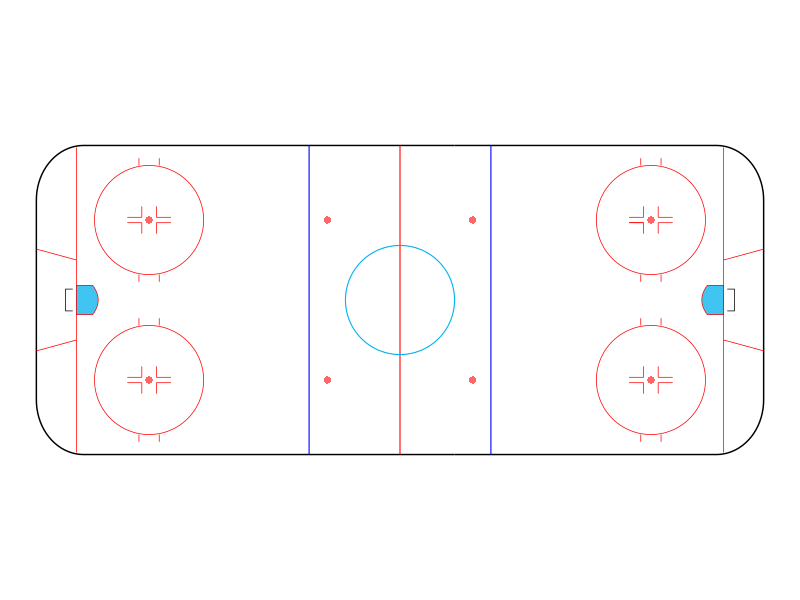
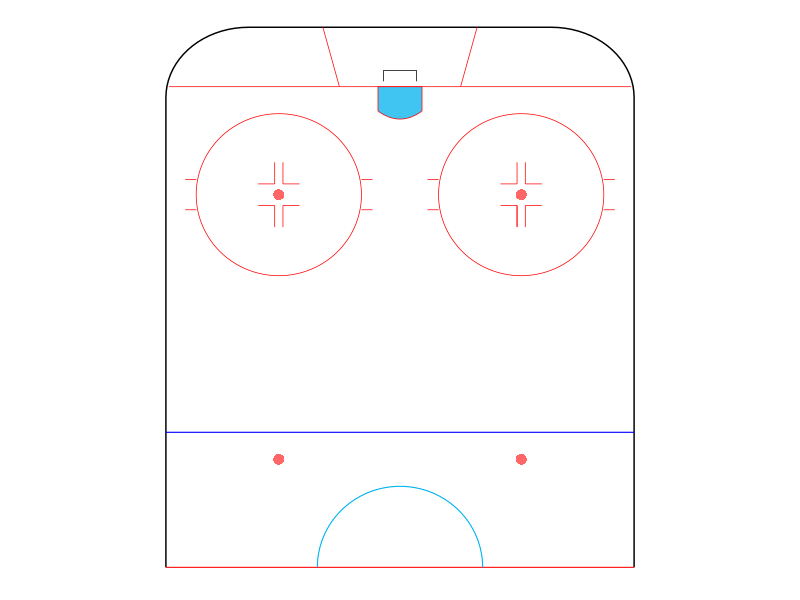

R code for these plots, in order:
## ----------------------------- ##
##   Draw NHL Rink with ggplot   ##
## ----------------------------- ##

## Function to draw NHL sized full or half rink
## - rink_type = "full" will plot a full NHL rink
## - rink_type = "half" will plot a half NHL rink


## Dependencies
library(tidyverse)


## Function to plot NHL rink(s)
fun.draw_rink <- function(lines_scale = 0.5, rink_type = "full") {
  
  ## Necessary objects for plotting
  xseq <- seq(-4, 4, length = 100)
  theta1 <- seq(0, 2 * pi, length = 300)
  theta <- seq(0, 2 * pi, length = 300)
  dd <- (5 + 7 / 12) / 2
  lines_mult <- lines_scale #<- 0.5
  
  
  ## Full NHL Rink
  if (rink_type == "full") { 
    
    rink <- ggplot(data = data.frame(x = 1, y = 1), aes(x, y)) + 
      
      ## Rink border
      geom_path(
        data = data.frame(
          x = c(15, 87 + 13 * sin(seq(0, pi / 2, length = 20)), 87 + 13 * sin(seq(pi / 2, 0, length = 20)), 15), 
          y = c(-42.5, -42.5 + 15 - 15 * cos(seq(0, pi / 2, length = 20)), 42.5 - 15 + 15 * cos(seq(pi / 2, 0, length = 20)), 42.5)
          )
        ) + 
      geom_path(
        data = data.frame(
          x = c(15, -87 - 13 * sin(seq(0, pi / 2, length = 20)), -87 - 13 * sin(seq(pi / 2, 0, length = 20)), 15), 
          y = c(-42.5, -42.5 + 15 - 15 * cos(seq(0, pi / 2, length = 20)), 42.5 - 15 + 15 * cos(seq(pi / 2, 0, length = 20)), 42.5)
          )
        ) + 
      
      ## Goal Lines
      geom_path(
        data = data.frame(
          x = c(89),
          y = c(42.5 - 15 + sqrt(15^2 - (15 - 11)^2), -(42.5 - 15 + sqrt(15^2 - (15 - 11)^2)))
          ), 
        color = 'red', 
        size = .5 * lines_mult
        ) + 
      geom_path(
        data = data.frame(
          x = c(-89), 
          y = c(42.5 - 15 + sqrt(15^2 - (15 - 11)^2), -(42.5 - 15 + sqrt(15^2 - (15 - 11)^2)))
          ), 
        color = 'red', 
        size = .5 * lines_mult
        ) +
      
      ## Nets
      geom_path(
        data = data.frame(
          x = c(90, 92, 92, 90), 
          y = c(-3, -3, 3, 3)
          ), 
        size = .5 * lines_mult
        ) + 
      geom_path(
        data = data.frame(
          x = c(-90, -92, -92, -90), 
          y = c(-3,-3, 3, 3)
          ), 
        size = .5 * lines_mult
        ) +
      
      ## Restricted Area
      geom_segment(
        aes(x = 89, y = -11, xend = 100, yend = -14), 
        color = 'red', 
        size = .5 * lines_mult
        ) + 
      geom_segment(
        aes(x = 89, y = 11, xend = 100, yend = 14), 
        color = 'red', 
        size = .5 * lines_mult
        ) + 
      geom_segment(
        aes(x = -89, y = -11, xend = -100, yend = -14), 
        color = 'red', 
        size = .5 * lines_mult
        ) + 
      geom_segment(
        aes(x = -89, y = 11, xend =-100, yend = 14), 
        color = 'red', 
        size = .5 * lines_mult
        ) +
      
      ## Red Line (Center Ice)
      geom_segment(
        aes(x = 0, y = -42.5, xend = 0, yend = 42.5), 
        color = 'red', 
        size = .75 * lines_mult
        ) +
      
      ## Blue Lines
      geom_segment(
        aes(x = 25, y = -42.5, xend = 25,  yend = 42.5), 
        color = 'blue', 
        size = .75 * lines_mult
        ) + 
      geom_segment(
        aes(x = -25, y = -42.5, xend = -25,  yend = 42.5), 
        color = 'blue', 
        size = .75 * lines_mult
        ) +
      
      ## Crease
      geom_polygon(
        data = data.frame(
          x = 1 * c(89, 83+xseq^2 / 4^2 * 1.5, 89),
          y = c(-4, xseq, 4), 
          size = .5 * lines_mult
          ), 
        color = 'red', 
        fill = 'deepskyblue2', 
        size = .5 * lines_mult, 
        alpha = 0.75
        ) + 
      geom_polygon(
        data = data.frame(
          x = -1 * c(89, 83 + xseq^2 / 4^2 * 1.5, 89),
          y = c(-4, xseq, 4)
          ), 
        color = 'red', 
        fill = 'deepskyblue2', 
        size = .5 * lines_mult, 
        alpha = .75
        ) +
      ## Center Ice Circle
      geom_path(
        data = data.frame(x = 15 * sin(theta1)), 
        y = 15 * cos(theta1), 
        color = 'deepskyblue2', 
        size = .75 * lines_mult
        ) +
      ## Faceoff Dots
      geom_polygon(data = data.frame(y = 22 + 1 * cos(theta), 
                                     x = 20 + 1 * sin(theta)), 
                   fill = "red", alpha = .6) + 
      geom_polygon(data = data.frame(y = 22 + 1 * cos(theta), 
                                     x = -20 + 1 * sin(theta)), 
                   fill = "red", alpha = .6) + 
      geom_polygon(data = data.frame(y = -22 + 1 * cos(theta), 
                                     x = -20 + 1 * sin(theta)), 
                   fill = "red", alpha = .6) + 
      geom_polygon(data = data.frame(y = -22 + 1 * cos(theta), 
                                     x = 20 + 1 * sin(theta)), 
                   fill = "red", alpha = .6) + 
      geom_polygon(data = data.frame(y = 22 + 1 * cos(theta), 
                                     x = -69 + 1 * sin(theta)), 
                   fill = "red", alpha = .6) + 
      geom_polygon(data = data.frame(y = 22 + 1 * cos(theta), 
                                     x = 69 + 1 * sin(theta)), 
                   fill = "red", alpha = .6) + 
      geom_polygon(data = data.frame(y = -22 + 1 * cos(theta), 
                                     x = -69 + 1 * sin(theta)), 
                   fill = "red", alpha = .6) + 
      geom_polygon(data = data.frame(y = -22 + 1 * cos(theta), 
                                     x = 69 + 1 * sin(theta)), 
                   fill = "red", alpha = .6) +
      
      ## Faceoff Circles
      geom_segment(aes(y = 22 - 0.75, x = 69 - 2, 
                       yend = 22 - 0.75, xend = 69 - 6), color = 'red', size = .5 * lines_mult) + 
      geom_segment(aes(y = 22 + 0.75, x = 69 - 2, 
                       yend = 22 + 0.75, xend = 69 - 6), color = 'red', size = .5 * lines_mult) + 
      geom_segment(aes(y = 22 + 0.75, x = 69 + 2, 
                       yend = 22 + 0.75, xend = 69 + 6), color= 'red', size = .5 * lines_mult) + 
      geom_segment(aes(y = 22 - 0.75, x = 69 - 2, 
                       yend = 22 - 0.75, xend = 69 - 6), color = 'red', size = .5 * lines_mult) + 
      geom_segment(aes(y = -22 + 0.75, x = 69 - 2, 
                       yend = -22 + 0.75, xend = 69 - 6), color= 'red', size = .5 * lines_mult) + 
      geom_segment(aes(y = -22 + 0.75, x = 69 + 2, 
                       yend = -22 + 0.75, xend = 69 + 6), color= 'red', size = .5 * lines_mult) + 
      geom_segment(aes(y = -22 - 0.75, x = 69 - 2, 
                       yend = -22 - 0.75, xend = 69 - 6), color = 'red', size = .5 * lines_mult) + 
      geom_segment(aes(y = -22 - 0.75, x = 69 + 2, 
                       yend = -22 - 0.75, xend = 69 + 6), color = 'red', size = .5 * lines_mult) + 
      geom_segment(aes(y = 22 - 0.75, x = 69 + 2, 
                       yend = 22 - 0.75, xend = 69 + 6), color = 'red', size = .5 * lines_mult) + 
      geom_segment(aes(y = 22 + 0.75, x = -69 - 2, 
                       yend = 22 + 0.75, xend = -69 - 6), color = 'red', size = .5 * lines_mult) + 
      geom_segment(aes(y = 22 - 0.75, x = -69 - 2, 
                       yend = 22 - 0.75, xend = -69 - 6), color = 'red', size = .5 * lines_mult) + 
      geom_segment(aes(y = 22 + 0.75, x = -69 + 2, 
                       yend = 22 + 0.75, xend = -69 + 6), color = 'red', size = .5 * lines_mult) + 
      geom_segment(aes(y = -22 + 0.75, x = -69 - 2, 
                       yend = -22 + 0.75, xend = -69 - 6), color = 'red', size = .5 * lines_mult) + 
      geom_segment(aes(y = 22 - 0.75, x = -69 + 2, 
                       yend = 22 - 0.75, xend = -69 + 6), color = 'red', size = .5 * lines_mult) + 
      geom_segment(aes(y = -22 + 0.75, x = -69 + 2, 
                       yend = -22 + 0.75, xend = -69 + 6), color= 'red', size = .5 * lines_mult) + 
      geom_segment(aes(y = -22 - 0.75, x = -69 - 2, 
                       yend = -22 - 0.75, xend = -69 - 6), color = 'red', size = .5 * lines_mult) + 
      geom_segment(aes(y = -22 - 0.75, x = -69 + 2, 
                       yend = -22 - 0.75, xend = -69 + 6), color = 'red', size = .5 * lines_mult) + 
      geom_segment(aes(y = 22 - 15, x = 69 - dd, 
                       yend = 22 - 17, xend = 69 - dd), color = 'red', size = .5 * lines_mult) + 
      geom_segment(aes(y = 22 - 15, x = 69 + dd, 
                       yend = 22 - 17, xend = 69 + dd), color = 'red', size = .5 * lines_mult) + 
      geom_segment(aes(y = 22 + 15, x = 69 + dd, 
                       yend = 22+17, xend = 69 + dd), color = 'red', size = .5 * lines_mult) + 
      geom_segment(aes(y = 22 + 15, x = 69 - dd, 
                       yend = 22 + 17, xend = 69 - dd), color = 'red', size = .5 * lines_mult) + 
      geom_segment(aes(y = -22 + 15, x = 69 - dd, 
                       yend = -22 + 17, xend = 69 - dd), color = 'red', size = .5 * lines_mult) + 
      geom_segment(aes(y = -22 + 15, x = 69 + dd, 
                       yend = -22 + 17, xend = 69 + dd), color = 'red', size = .5 * lines_mult) + 
      geom_segment(aes(y = -22 - 15, x = 69 - dd, 
                       yend = -22 - 17, xend = 69 - dd), color= 'red', size = .5 * lines_mult) + 
      geom_segment(aes(y = -22 - 15, x = 69 + dd, 
                       yend = -22 - 17, xend = 69 + dd), color = 'red', size = .5 * lines_mult) + 
      geom_segment(aes(y = -22 + 15, x = -69 + dd, 
                       yend = -22 + 17, xend = -69 + dd), color = 'red', size = .5 * lines_mult) + 
      geom_segment(aes(y = -22 - 15, x = -69 - dd, 
                       yend = -22 - 17, xend = -69 - dd), color = 'red', size = .5 * lines_mult) + 
      geom_segment(aes(y = -22 - 15, x = -69 + dd, 
                       yend = -22 - 17, xend = -69 + dd), color = 'red', size = .5 * lines_mult) + 
      geom_segment(aes(y = -22 + 15, x = -69 - dd, 
                       yend = -22 + 17, xend = -69 - dd), color = 'red', size = .5 * lines_mult) + 
      geom_segment(aes(y = 22 - 15, x = -69 + dd, 
                       yend = 22 - 17, xend = -69 + dd), color = 'red', size = .5 * lines_mult) + 
      geom_segment(aes(y = 22 - 15, x = -69 - dd, 
                       yend = 22 - 17, xend = -69 - dd), color = 'red', size = .5 * lines_mult) + 
      geom_segment(aes(y = 22 + 15, x = -69 - dd, 
                       yend = 22 + 17, xend = -69 - dd), color = 'red', size = .5 * lines_mult) + 
      geom_segment(aes(y = 22 + 15, x = -69 + dd, 
                       yend = 22 + 17, xend = -69 + dd), color = 'red', size = .5 * lines_mult) + 
      geom_segment(aes(y = 22 + 0.75, x = 69 + 2, 
                       yend = 22 + 3.75, xend = 69 + 2), color = 'red', size = .5 * lines_mult) + 
      geom_segment(aes(y = 22 + 0.75, x = 69 - 2, 
                       yend = 22 + 3.75, xend = 69 - 2), color = 'red', size = .5 * lines_mult) + 
      geom_segment(aes(y = 22 - 0.75, x = 69 + 2, 
                       yend = 22 - 3.75, xend = 69 + 2), color = 'red', size = .5 * lines_mult) + 
      geom_segment(aes(y = 22 - 0.75, x = 69 - 2, 
                       yend = 22 - 3.75, xend = 69 - 2), color = 'red', size = .5 * lines_mult) + 
      geom_segment(aes(y = 22 + 0.75, x = -69 + 2, 
                       yend = 22 + 3.75, xend = -69 + 2), color = 'red', size = .5 * lines_mult) + 
      geom_segment(aes(y = 22 + 0.75, x = -69 - 2, 
                       yend = 22 + 3.75, xend = -69 - 2), color = 'red', size = .5 * lines_mult) + 
      geom_segment(aes(y = 22 - 0.75, x = -69 + 2, 
                       yend = 22 - 3.75, xend = -69 + 2), color = 'red', size = .5 * lines_mult) + 
      geom_segment(aes(y = 22 - 0.75, x = -69 - 2, 
                       yend = 22 - 3.75, xend = -69 - 2), color = 'red', size = .5 * lines_mult) + 
      geom_segment(aes(y = -22 - 0.75, x = -69 + 2, 
                       yend = -22 - 3.75, xend = -69 + 2), color = 'red', size = .5 * lines_mult) + 
      geom_segment(aes(y = -22 - 0.75, x = -69 - 2, 
                       yend = -22 - 3.75, xend = -69 - 2), color = 'red', size = .5 * lines_mult) + 
      geom_segment(aes(y = -22 + 0.75, x = -69 + 2, 
                       yend = -22 + 3.75, xend = -69 + 2), color = 'red', size = .5 * lines_mult) + 
      geom_segment(aes(y = -22 + 0.75, x = -69 - 2, 
                       yend = -22 + 3.75, xend = -69 - 2), color = 'red', size = .5 * lines_mult) + 
      geom_segment(aes(y = -22 + 0.75, x = 69 + 2, 
                       yend = -22 + 3.75, xend = 69 + 2), color = 'red', size = .5 * lines_mult) + 
      geom_segment(aes(y = -22 - 0.75, x = 69 - 2, 
                       yend = -22 - 3.75, xend = 69 - 2), color = 'red', size = .5 * lines_mult) + 
      geom_segment(aes(y = -22 + 0.75, x = 69 - 2, 
                       yend = -22 + 3.75, xend = 69 - 2), color = 'red', size = .5 * lines_mult) + 
      geom_segment(aes(y = -22 - 0.75, x = 69 + 2, 
                       yend = -22 - 3.75, xend = 69 + 2), color = 'red', size = .5 * lines_mult) + 
      geom_path(data = data.frame(y = 22 + 15 * cos(theta), 
                                  x = 69 + 15 * sin(theta)), color = 'red', size = .5 * lines_mult) + 
      geom_path(data = data.frame(y = 22 + 15 * cos(theta), 
                                  x = -69 + 15 * sin(theta)), color = 'red', size = .5 * lines_mult) + 
      geom_path(data = data.frame(y = -22 + 15 * cos(theta), 
                                  x = -69 + 15 * sin(theta)), color = 'red', size = .5 * lines_mult) + 
      geom_path(data = data.frame(y = -22 + 15 * cos(theta), 
                                  x = 69 + 15 * sin(theta)), color = 'red', size = .5 * lines_mult) + 
      theme_void()
    
    }
  
  ## Half NHL Rink
  else if (rink_type == "half") {
    
    rink <- ggplot(data = data.frame(x = 1, y = 1), aes(x, y)) + 
      ## Rink
      geom_path(
        data = data.frame(
          x = c(0, 87 + 13 * sin(seq(0, pi / 2, length = 20)), 87 + 13 * sin(seq(pi / 2, 0, length = 20)), 0), 
          y = c(-42.5, -42.5 + 15 - 15 * cos(seq(0, pi / 2, length = 20)), 42.5 - 15 + 15 * cos(seq(pi / 2, 0, length = 20)), 42.5)
          )
        ) + 
      
      ## Goal Lines
      geom_path(
        data = data.frame(
          x = c(89),
          y = c(42.5 - 15 + sqrt(15^2 - (15 - 11)^2), -(42.5 - 15 + sqrt(15^2 - (15 - 11)^2)))
          ), 
        color = 'red', 
        size = .5 * lines_mult
        ) + 
      geom_path(
        data = data.frame(x = c(90, 92, 92, 90)), y = c(-3, -3, 3, 3), 
        size = .5 * lines_mult
        ) + 
      
      ## Restricted Area
      geom_segment(
        aes(x = 89, y = -11, xend = 100, yend = -14), 
        color = 'red', 
        size = .5 * lines_mult
        ) + 
      geom_segment(
        aes(x = 89, y = 11, xend = 100, yend = 14), 
        color = 'red', 
        size = .5 * lines_mult
        ) + 
      
      ## Red Line (Center Ice)
      geom_segment(
        aes(x = 0, y = -42.5, xend = 0, yend = 42.5), 
        color = 'red', 
        size = .75 * lines_mult
        ) +
      
      ## Blue Lines
      geom_segment(
        aes(x = 25, y = -42.5, xend = 25,  yend = 42.5), 
        color = 'blue', 
        size = .75 * lines_mult
        ) + 
      
      ## Crease
      geom_polygon(
        data = data.frame(
          x = 1 * c(89, 83+xseq^2 / 4^2 * 1.5, 89),
          y = c(-4, xseq, 4), 
          size = .5 * lines_mult
          ), 
        color = 'red', 
        fill = 'deepskyblue2', 
        size = .5 * lines_mult, 
        alpha = 0.75
        ) + 
      
      ## Center Ice Circle
      geom_path(data = data.frame(x = abs(15 * sin(theta1))), 
                y = 15 * cos(theta1), color = 'deepskyblue2', 
                size = .75 * lines_mult) +
      
      ## Faceoff Dots
      geom_polygon(data = data.frame(y = 22 + 1 * cos(theta),
                                     x = 20 + 1 * sin(theta)),
                   fill = "red", alpha = .6) +
      geom_polygon(data = data.frame(y = -22 + 1 * cos(theta),
                                     x = 20 + 1 * sin(theta)),
                   fill = "red", alpha = .6) +
      geom_polygon(data = data.frame(y = 22 + 1 * cos(theta),
                                     x = 69 + 1 * sin(theta)),
                   fill = "red", alpha = .6) +
      geom_polygon(data = data.frame(y = -22 + 1 * cos(theta),
                                     x = 69 + 1 * sin(theta)),
                   fill = "red", alpha = .6) +
      
      ## Faceoff Circles
      geom_segment(aes(y = 22 - 0.75, x = 69 - 2, 
                       yend = 22 - 0.75, xend = 69 - 6), color = 'red', size = .5 * lines_mult) + 
      geom_segment(aes(y = 22 + 0.75, x = 69 - 2, 
                       yend = 22 + 0.75, xend = 69 - 6), color = 'red', size = .5 * lines_mult) + 
      geom_segment(aes(y = 22 + 0.75, x = 69 + 2, 
                       yend = 22 + 0.75, xend = 69 + 6), color= 'red', size = .5 * lines_mult) + 
      geom_segment(aes(y = 22 - 0.75, x = 69 - 2, 
                       yend = 22 - 0.75, xend = 69 - 6), color = 'red', size = .5 * lines_mult) + 
      geom_segment(aes(y = -22 + 0.75, x = 69 - 2, 
                       yend = -22 + 0.75, xend = 69 - 6), color= 'red', size = .5 * lines_mult) + 
      geom_segment(aes(y = -22 + 0.75, x = 69 + 2, 
                       yend = -22 + 0.75, xend = 69 + 6), color= 'red', size = .5 * lines_mult) + 
      geom_segment(aes(y = -22 - 0.75, x = 69 - 2, 
                       yend = -22 - 0.75, xend = 69 - 6), color = 'red', size = .5 * lines_mult) + 
      geom_segment(aes(y = -22 - 0.75, x = 69 + 2, 
                       yend = -22 - 0.75, xend = 69 + 6), color = 'red', size = .5 * lines_mult) + 
      geom_segment(aes(y = 22 - 0.75, x = 69 + 2, 
                       yend = 22 - 0.75, xend = 69 + 6), color = 'red', size = .5 * lines_mult) + 
      geom_segment(aes(y = 22 - 15, x = 69 - dd, 
                       yend = 22 - 17, xend = 69 - dd), color = 'red', size = .5 * lines_mult) + 
      geom_segment(aes(y = 22 - 15, x = 69 + dd, 
                       yend = 22 - 17, xend = 69 + dd), color = 'red', size = .5 * lines_mult) + 
      geom_segment(aes(y = 22 + 15, x = 69 + dd, 
                       yend = 22+17, xend = 69 + dd), color = 'red', size = .5 * lines_mult) + 
      geom_segment(aes(y = 22 + 15, x = 69 - dd, 
                       yend = 22 + 17, xend = 69 - dd), color = 'red', size = .5 * lines_mult) + 
      geom_segment(aes(y = -22 + 15, x = 69 - dd, 
                       yend = -22 + 17, xend = 69 - dd), color = 'red', size = .5 * lines_mult) + 
      geom_segment(aes(y = -22 + 15, x = 69 + dd, 
                       yend = -22 + 17, xend = 69 + dd), color = 'red', size = .5 * lines_mult) + 
      geom_segment(aes(y = -22 - 15, x = 69 - dd, 
                       yend = -22 - 17, xend = 69 - dd), color= 'red', size = .5 * lines_mult) + 
      geom_segment(aes(y = -22 - 15, x = 69 + dd, 
                       yend = -22 - 17, xend = 69 + dd), color = 'red', size = .5 * lines_mult) + 
      geom_segment(aes(y = 22 + 0.75, x = 69 + 2, 
                       yend = 22 + 3.75, xend = 69 + 2), color = 'red', size = .5 * lines_mult) + 
      geom_segment(aes(y = 22 + 0.75, x = 69 - 2, 
                       yend = 22 + 3.75, xend = 69 - 2), color = 'red', size = .5 * lines_mult) + 
      geom_segment(aes(y = 22 - 0.75, x = 69 + 2, 
                       yend = 22 - 3.75, xend = 69 + 2), color = 'red', size = .5 * lines_mult) + 
      geom_segment(aes(y = 22 - 0.75, x = 69 - 2, 
                       yend = 22 - 3.75, xend = 69 - 2), color = 'red', size = .5 * lines_mult) + 
      geom_segment(aes(y = -22 + 0.75, x = 69 + 2, 
                       yend = -22 + 3.75, xend = 69 + 2), color = 'red', size = .5 * lines_mult) + 
      geom_segment(aes(y = -22 - 0.75, x = 69 - 2, 
                       yend = -22 - 3.75, xend = 69 - 2), color = 'red', size = .5 * lines_mult) + 
      geom_segment(aes(y = -22 + 0.75, x = 69 - 2, 
                       yend = -22 + 3.75, xend = 69 - 2), color = 'red', size = .5 * lines_mult) + 
      geom_segment(aes(y = -22 - 0.75, x = 69 + 2, 
                       yend = -22 - 3.75, xend = 69 + 2), color = 'red', size = .5 * lines_mult) + 
      geom_path(data = data.frame(y = 22 + 15 * cos(theta), 
                                  x = 69 + 15 * sin(theta)), color = 'red', size = .5 * lines_mult) + 
      geom_path(data = data.frame(y = -22 + 15 * cos(theta), 
                                  x = 69 + 15 * sin(theta)), color = 'red', size = .5 * lines_mult) + 
      
      coord_flip(xlim = c(-1, 100), expand = TRUE) + 
      
      theme_void() + 
      theme(aspect.ratio = 1.165)
    
    }
  
  return(rink)
  
  }


## Example - Full Rink
fun.draw_rink(rink_type = "full") + 
  coord_fixed()


## Example - Half Rink
fun.draw_rink(rink_type = "half")

